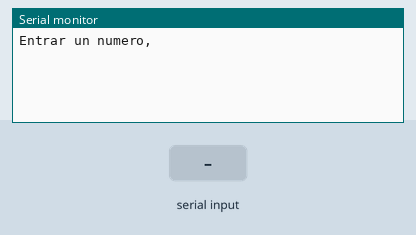
The sketch below on a simulated Arduino Uno, built with avr-gcc and run on an emulated ATmega328P. On the bench: the last lines printed to the serial monitor. The test bench sets the inputs (shaded band).

Above: at 1.2 s.
1.3 s: "90,45\n" received over Serial
At 2.1 s:
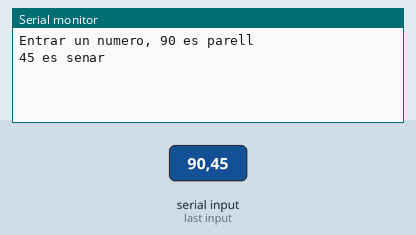
2.8 s: "30,150\n" received over Serial
At 5.1 s:
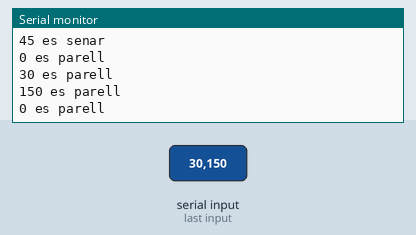
Timing chart, 0 to 6.6 s (numbered marks = the images above; inputs shaded):
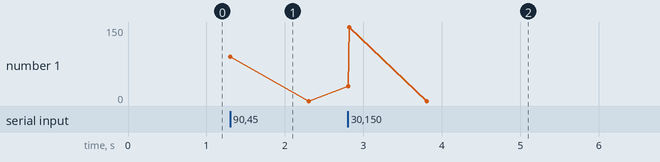

Measured:
- after the input at 1.3 s, the serial monitor: prints a new line at once (image 1)
- after the input at 2.8 s, the serial monitor: prints a new line at once (image 2)

The sketch:

Exercici_2.ino
```cpp
 /*************************************************************************
 **                                                                      **
 **                 Descripció programa                                  **
 **                                                                      **
 *************************************************************************/

 //******  Includes  ******************************************************


 //******  Variables  *****************************************************

int valor;

 //*******  Setup  ********************************************************
  void setup()
 {
  Serial.begin(9600);
  Serial.print("Entrar un numero, ");
 }
 //******  Loop  **********************************************************
 void loop ()
 {
   while (Serial.available() > 0) {
    valor = Serial.parseFloat();
    Serial.print(valor);
    if (valor % 2 == 0)
      {
      Serial.println(" es parell");
      }

    else
      {
      Serial.println(" es senar");
      }
    Serial.println("");
  }
 }
```
